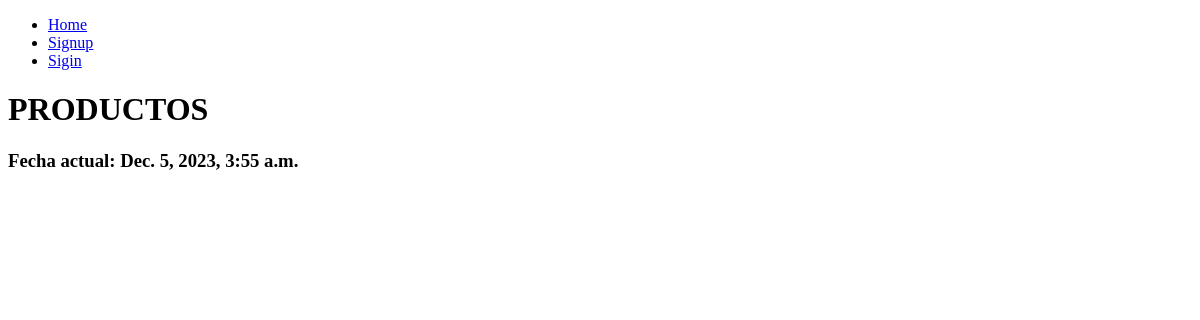
/productos/, run on an earlier commit of the app's database.
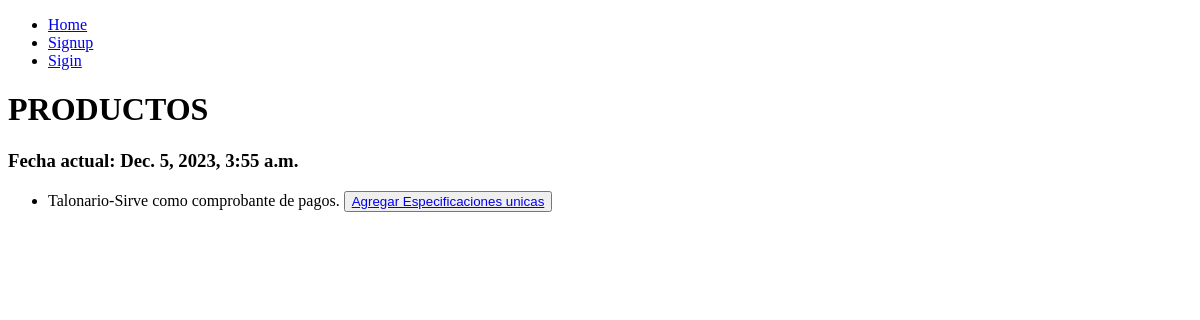
And on a later commit of the database.
### productos/models.py (models this page shows)
class Producto(models.Model):
    nombre = models.CharField(max_length=100)
    descripcion = models.CharField(max_length=500)
    precio = models.DecimalField(max_digits=4, decimal_places=2)

### productos/views.py (the view)
# urls.py: path('productos/',views.Productos),
def Productos(request):
    fecha_actual = datetime.datetime.now()
    productosLST = Producto.objects.all()
    return render(request,'productos.html',{'fecha':fecha_actual,'productos':productosLST})

### productos/templates/productos.html
{% extends 'base.html' %}
{% block content %}
<h1>PRODUCTOS</h1>
<h3>Fecha actual: {{fecha}}</h3>
<ul>
    {% for p in productos %}
    <li>{{p.nombre}}-{{p.descripcion}} <button><a href="create/{{p.id}}">Agregar Especificaciones unicas</a></button></li>
    {% endfor %}
</ul>
{% endblock %}

### productos/templates/base.html (shortened to what this page needs)
<!DOCTYPE html>
<html lang="en">
<head>
</head>
<body>
    <nav>
        <ul>
            <li><a href="/">Home</a></li>
            <li><a href="/signup">Signup</a></li>
            <li><a href="/signin">Sigin</a></li>
        </ul>
    </nav>
    {% block content %}
    {% endblock %}
</body>
</html>

What changed in the data, as far as the page shows it:
added Producto: nombre "Talonario", descripcion "Sirve como comprobante de pagos."
